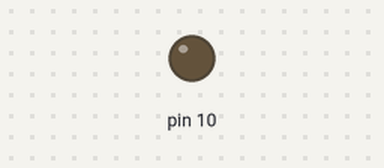
A sketch run on a simulated Arduino Uno, built with avr-gcc and run on an emulated ATmega328P. On the bench: output pins drawn as LEDs (lit = HIGH).

Above: at 0.9 s.
At 3.25 s:
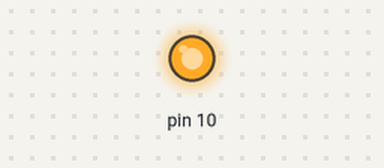
Timing chart, 0 to 3.5 s (numbered marks = the images above):
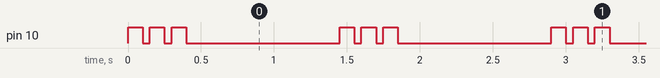

Measured:
- by itself, pin 10: repeats every 1.5 s: 2 × (LOW 0.05 s, HIGH 0.10 s), LOW 1.1 s, HIGH 0.10 s
- by itself, everything shown: repeats every 1.5 s, in 6 steps

The sketch:

LED_02.ino
```cpp
void clignote(int nombre) {
  while(nombre>0){
    digitalWrite(10,HIGH);
    delay(100);
    digitalWrite(10,LOW);
    delay(50);
    nombre--;
  }
}
void setup() {
  // put your setup code here, to run once:
  pinMode(10,OUTPUT);
}

void loop() {
  clignote(3);
  delay(1000);

}
```
